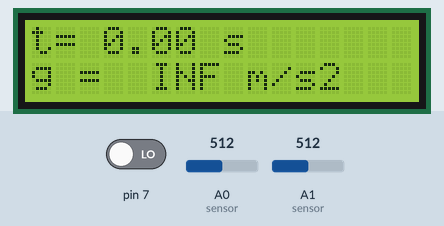
The sketch below on a simulated Arduino Uno, built with avr-gcc and run on an emulated ATmega328P. Parts: 16×2 character LCD. Inputs (shaded band) come from the test bench; at power-on: pin 7 LOW, A0 (sensor) = 512, A1 (sensor) = 512. What the sketch prints to the serial monitor is not drawn.

Above: at 4.3 s.
4.4 s: pin 7 driven HIGH
At 7.1 s:
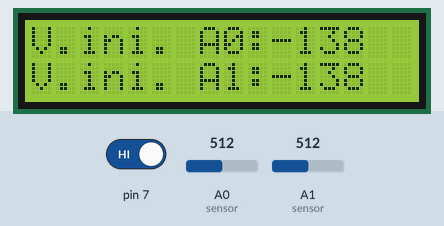
7.5 s: pin 7 driven LOW
At 9.1 s:
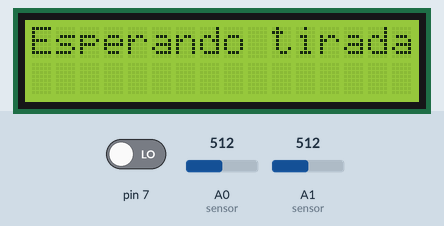
At 11.9 s:
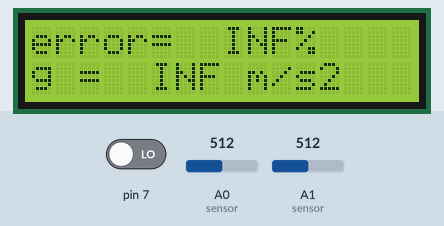
Timing chart, 0 to 13.4 s (numbered marks = the images above; inputs shaded):
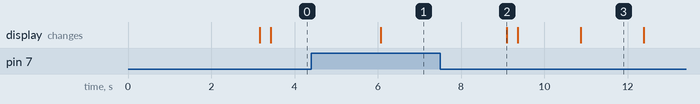

Measured:
- after the input at 4.4 s, the display: changes after 1.7 s (image 1)
- after the input at 7.5 s, the display: first differs from a run without the input after 3.4 s (image 3)

The sketch:

tura_sensor_IR_2_sensores_LAPSUS_RESET_GRAVEDAD_REVISADO_LCD.ino
```cpp
#include <Wire.h>
#include <LiquidCrystal_I2C.h>

//Crear el objeto lcd  dirección  0x27 y 16 columnas x 2 filas
LiquidCrystal_I2C lcd(0x27,16,2);  //

long tiempo = 0; // variable general de tiempo
int i=0; // contador general

int corte[] = {0.0,0.0}; // valores de corte Vin en los sensores.

long lapsus[]={0,0}; // tiempo en cada sensor

long medida = 0; // valor de la medida temporal

double umbral = 1.3; // valor del umbral de corte

double deltat = 0; // medida temporal en segundos

double gravedad = 0.0; // valor de la gravedad

double error = 0.0; // error respecto a 9.8065m/s2

// the setup routine runs once when you press reset:
void setup() {
  for (i=0;i<=100;i++) {
    corte[0] = corte[0]+analogRead(A0); // valor inicial sensor A0
    corte[1] = corte[1]+analogRead(A1); // valor inicial sensor A1
  }
  corte[0]=corte[0]/100;
  corte[1]=corte[1]/100;

  // Pantalla LCD
  // Inicializar el LCD
  lcd.init();
  //Encender la luz de fondo.
  lcd.backlight();
  // Escribimos el Mensaje en el LCD.
  lcd.setCursor(0, 0); // Fila 0
  lcd.print("V.ini. A0:" + (String) corte[0]);
  lcd.setCursor(0, 1); // Fila 1
  lcd.print("V.ini. A1:" + (String) corte[1]);
  // initialize serial communication at 9600 bits per second:

  Serial.begin(9600);
  Serial.println("Preparado para lanzar el móvil");

  Serial.println("Valor inicial sensor A0: " + (String) corte[0]);
  Serial.println("Valor inicial sensor A1: " + (String) corte[1]);

  delay(3000); // Espera 3 segundos
  lcd.clear();
  lcd.setCursor(0,0);
  lcd.print("Esperando tirada...");
}

void(* resetFunc) (void) = 0; //declare reset function at address 0

void resetear() {
  // Si se presiona PIN 6, hay un RESET
  if (digitalRead(7)==HIGH) {
    Serial.println("Otra vez!!!");
    delay(1000);
    resetFunc(); //call reset
  }

}

// the loop routine runs over and over again forever:
void loop() {
  tiempo = micros(); //contando el tiempo desde que arranca ARDUINO

  // Serial.println("sensor A0: " + (String) analogRead(A0));
  // Serial.println("sensor A1: " + (String) analogRead(A1));


  // Sensor A
  // Si la lectura supera en un 100% a la de corte y aún no se ha definido lapsus[0]
  if (analogRead(A0)>corte[0]*umbral && lapsus[0]==0) {
    lapsus[0]=tiempo;
    Serial.println("Valor del tiempo sensor A0: " + (String) lapsus[0] + " // Valor sensor A0: " + analogRead(A0)); // toma el valor de tiempo lapsus[0]
  }

  // Sensor B
  // Si la lectura supera en un 100% a la de corte del segundo sensor y aún no se ha definido medida
  if ((analogRead(A1)>corte[1]*umbral) && medida==0 && lapsus[0]>0) {
    lapsus[1]=tiempo; // captura en lapsus[1] la segunda medida
    medida = lapsus[1]-lapsus[0]; // calcula la medida temporal
    Serial.println("Valor del tiempo sensor A1: " + (String) lapsus[1]+ " // Valor sensor A1: " + analogRead(A1)); // toma el valor de tiempo lapsus[1]
    Serial.println("Diferencia de tiempo en us: " + (String) medida); // diferencia temporal
    Serial.println("Medida en milisegundos: " + (String) ((float) (medida/1000.0)) +" ms.");
    deltat = (double) (medida/1000000.0); //
    Serial.println("Medida en segundos: " + (String) (deltat) +" s.");
    gravedad = sqrt(2*0.24) - sqrt(2*0.03); // fórmula.
    gravedad = gravedad / deltat;
    gravedad = pow(gravedad,2);
    error = 100* (abs(gravedad - 9.8065) / 9.8065);
    // gravedad = g
    Serial.println("RESULTADO: " + (String) gravedad +" m/s2.");
    Serial.println("Error respecto valor teórico: "+ (String) error + "%");

    // En pantalla
    lcd.clear();
    lcd.setCursor(0,0);
    lcd.print("t= "+ (String) deltat+"s ");
    lcd.setCursor(0,1);
    lcd.print("g = "+ (String) gravedad + " m/s2");

    i = 0;
    while (1==1) {
      i = (i+1)*(i<32);
      if ((i%2)==0) {
        lcd.setCursor(0,0);
        lcd.print("error= " + (String) error +"%     ");
      } else {
        lcd.setCursor(0,0);
        lcd.print("t= "+ (String) deltat+" s       ");
      }
      delay(1500);
      resetear();
    }

  }

  // Si se presiona PIN 6, hay un RESET
  resetear();

}
```
